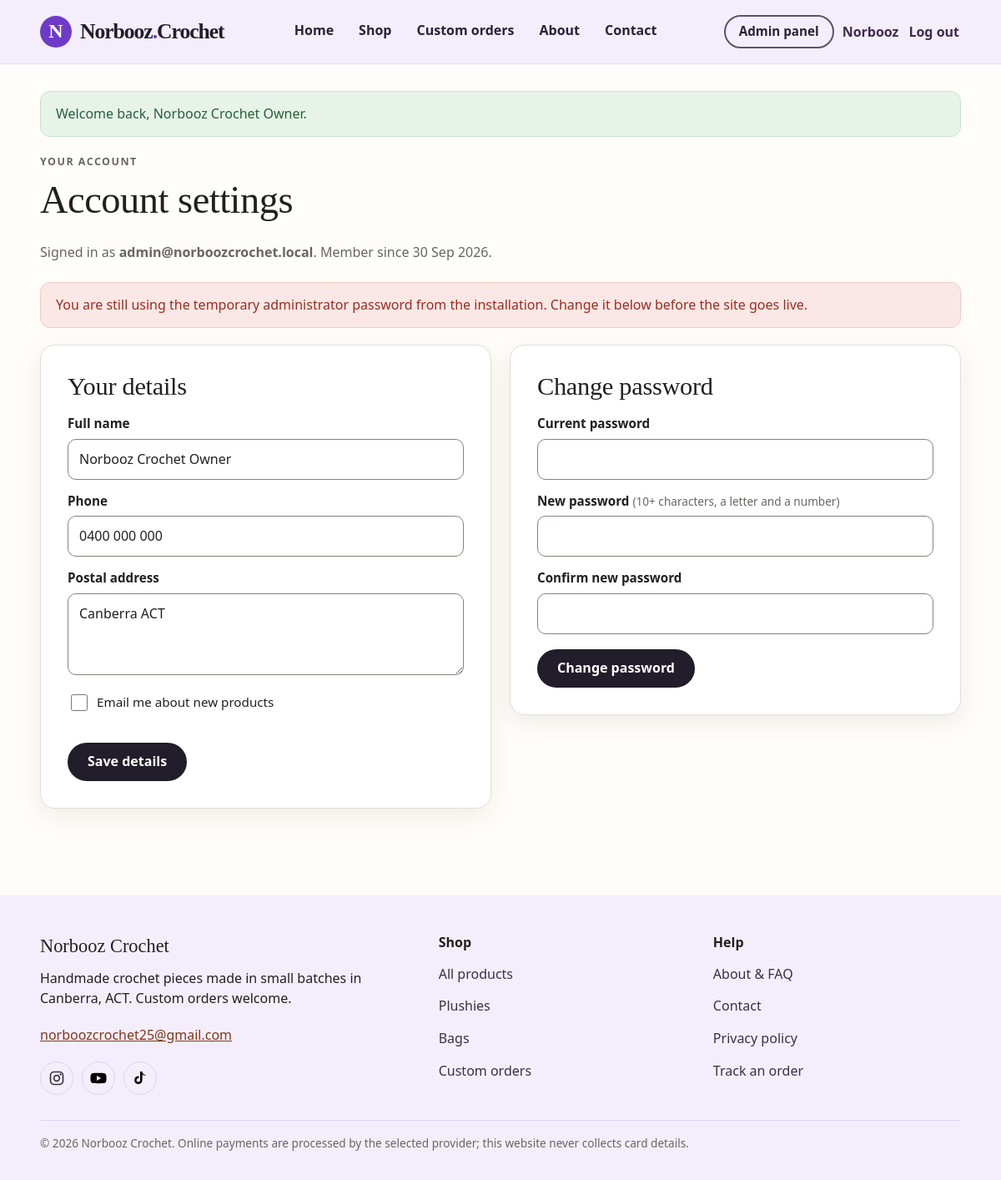
The app's page /account.php (signed in) with its own data.
### tables this page shows
CREATE TABLE users (
    user_id INT UNSIGNED AUTO_INCREMENT PRIMARY KEY,
    full_name VARCHAR(100) NOT NULL,
    email VARCHAR(190) NOT NULL UNIQUE,
    password_hash VARCHAR(255) NOT NULL,
    phone VARCHAR(30) NOT NULL,
    address VARCHAR(255) NOT NULL,
    role ENUM('customer','admin') NOT NULL DEFAULT 'customer',
    marketing_opt_in TINYINT(1) NOT NULL DEFAULT 0,
    password_changed_at DATETIME NULL,
    is_deleted TINYINT(1) NOT NULL DEFAULT 0,
    created_at TIMESTAMP NOT NULL DEFAULT CURRENT_TIMESTAMP
);

### account.php (the view, shortened to what this page needs)
<?php
require_once __DIR__ . '/config/functions.php';
$user = current_user();
$pdo = db();
$load = $pdo->prepare('SELECT user_id, full_name, email, phone, address, role, marketing_opt_in, password_hash, password_changed_at, created_at FROM users WHERE user_id = ?');
$load->execute([$user['user_id']]);
$account = $load->fetch();
$defaultAdminPassword = $account['role'] === 'admin' && $account['password_changed_at'] === null;
page_header('My account');
?>
<section class="page-heading">
    <p class="eyebrow">Your account</p>
    <h1>Account settings</h1>
    <p>Signed in as <strong><?= e($account['email']) ?></strong>. Member since <?= e(format_date($account['created_at'], false)) ?>.</p>
</section>
<?php if ($defaultAdminPassword): ?>
    <div class="alert alert-error" role="alert">You are still using the temporary administrator password from the installation. Change it below before the site goes live.</div>
<?php endif; ?>
<div class="account-grid">
    <section class="form-card" aria-labelledby="profile-heading">
        <h2 id="profile-heading">Your details</h2>
        <form method="post">
            <label for="full_name">Full name</label>
            <input id="full_name" name="full_name" maxlength="100" value="<?= e($account['full_name']) ?>" autocomplete="name" required>
            <label for="phone">Phone</label>
            <input id="phone" type="tel" name="phone" maxlength="20" value="<?= e($account['phone']) ?>" autocomplete="tel" required>
            <label for="address">Postal address</label>
            <textarea id="address" name="address" rows="3" maxlength="255" autocomplete="street-address"><?= e($account['address']) ?></textarea>
            <label class="checkbox"><input type="checkbox" name="marketing" value="1" <?= (int)$account['marketing_opt_in'] ? 'checked' : '' ?>> Email me about new products</label>
            <button class="button" type="submit">Save details</button>
        </form>
    </section>
    <section class="form-card" aria-labelledby="password-heading">
        <h2 id="password-heading">Change password</h2>
        <form method="post">
            <label for="current_password">Current password</label>
            <input id="current_password" type="password" name="current_password" autocomplete="current-password" required>
            <label for="new_password">New password <span class="hint">(10+ characters, a letter and a number)</span></label>
            <input id="new_password" type="password" name="new_password" minlength="10" maxlength="72" autocomplete="new-password" required>
            <label for="confirm_password">Confirm new password</label>
            <input id="confirm_password" type="password" name="confirm_password" minlength="10" maxlength="72" autocomplete="new-password" required>
            <button class="button" type="submit">Change password</button>
        </form>
    </section>
</div>
<?php page_footer(); ?>

### config/functions.php (shortened to what this page needs)
<?php
function e(mixed $value): string
{
    return htmlspecialchars((string)($value ?? ''), ENT_QUOTES | ENT_SUBSTITUTE, 'UTF-8');
}
function url(string $path = ''): string
{
    $base = rtrim(BASE_URL, '/');
    [$file, $query] = array_pad(explode('?', $path, 2), 2, null);
    $file = implode('/', array_map('rawurlencode', explode('/', ltrim($file, '/'))));
    return $base . '/' . $file . ($query !== null ? '?' . $query : '');
}
function current_page(): string
{
    return basename((string)($_SERVER['SCRIPT_NAME'] ?? 'index.php'));
}
function csrf_token(): string
{
    return (string)$_SESSION['csrf_token'];
}
function csrf_input(): string
{
    return '<input type="hidden" name="csrf_token" value="' . e(csrf_token()) . '">';
}
function current_user(): ?array
{
    return [
        'user_id' => (int)$_SESSION['user_id'],
        'full_name' => (string)($_SESSION['full_name'] ?? ''),
        'role' => (string)($_SESSION['role'] ?? 'customer'),
    ];
}
function render_flash(): string
{
    $html = '';
    foreach (['success', 'error', 'info'] as $type) {
        $key = 'flash_' . $type;
        if (!empty($_SESSION[$key])) {
            $html .= '<div class="alert alert-' . e($type) . '" role="' . ($type === 'error' ? 'alert' : 'status') . '">' . e($_SESSION[$key]) . '</div>';
        }
    }
    return $html;
}
function format_date(?string $value, bool $withTime = true): string
{
    $time = strtotime($value);
    return $time ? date($withTime ? 'j M Y, g:i a' : 'j M Y', $time) : '';
}
function category_url(string $category): string
{
    return url('products.php?category=' . rawurlencode($category));
}
function cart(): array
{
    $cart = $_SESSION['cart'] ?? [];
    return is_array($cart) ? $cart : [];
}
function cart_count(): int
{
    return array_sum(array_map('intval', cart()));
}
function nav_link(string $href, string $label, array $activePages = []): string
{
    $active = in_array(current_page(), $activePages ?: [basename(explode('?', $href)[0])], true);
    return '<a href="' . e(url($href)) . '"' . ($active ? ' aria-current="page"' : '') . '>' . e($label) . '</a>';
}
function page_header(string $title, string $description = ''): void
{
    $user = current_user();
    $count = cart_count();
    $styleVersion = (string)(@filemtime(APP_ROOT . '/assets/css/styles.css') ?: 1);
    echo '<!doctype html><html lang="en-AU"><head><meta charset="utf-8">';
    echo '<link rel="stylesheet" href="' . e(url('assets/css/styles.css?v=' . $styleVersion)) . '">';
    echo '</head><body><a class="skip-link" href="#main">Skip to main content</a>';
    echo '<header class="site-header"><div class="container header-inner">';
    echo '<a class="brand" href="' . e(url('index.php')) . '"><span class="brand-mark" aria-hidden="true">N</span><span class="brand-text">Norbooz<span>.</span>Crochet</span></a>';
    echo '<div class="site-menu" id="site-menu">';
    echo '<nav class="main-nav" aria-label="Main navigation">';
    echo nav_link('index.php', 'Home');
    echo nav_link('products.php', 'Shop', ['products.php', 'product.php']);
    echo nav_link('customize.php', 'Custom orders');
    echo nav_link('about.php', 'About');
    echo nav_link('contact.php', 'Contact');
    echo '</nav>';
    echo '<nav class="account-nav" aria-label="Account">';
    if ($user && $user['role'] === 'admin') {
        echo '<a class="pill" href="' . e(url('admin.php')) . '">Admin panel</a>';
    } else {
        echo '<a class="cart-link" href="' . e(url('cart.php')) . '"' . (current_page() === 'cart.php' ? ' aria-current="page"' : '') . '>Cart<span class="cart-count" aria-hidden="true">' . $count . '</span><span class="sr-only">, ' . $count . ' item' . ($count === 1 ? '' : 's') . '</span></a>';
    }
    if ($user) {
        echo '<a class="account-link" href="' . e(url('account.php')) . '" title="Account settings">' . e(explode(' ', $user['full_name'])[0] ?: 'Account') . '</a>';
        echo '<form class="inline-form" method="post" action="' . e(url('logout.php')) . '">' . csrf_input() . '<button class="link-button" type="submit">Log out</button></form>';
    } else {
        echo '<a class="pill" href="' . e(url('login.php')) . '">Log in</a>';
        echo '<a class="pill pill-dark" href="' . e(url('register.php')) . '">Register</a>';
    }
    echo '</nav></div></div></header>';
    echo '<main id="main" class="container main-content" tabindex="-1">';
    echo render_flash();
}
function page_footer(): void
{
    echo '</main><footer class="site-footer"><div class="container footer-grid">';
    echo '<div><div class="footer-brand">Norbooz Crochet</div><p>Handmade crochet pieces made in small batches in ' . e(SHOP_LOCATION) . '. Custom orders welcome.</p><p><a href="mailto:' . e(SHOP_EMAIL) . '">' . e(SHOP_EMAIL) . '</a></p><nav class="footer-socials" aria-label="Social media">';
    echo '<a href="https://www.instagram.com/norbooz.crochet?stkn=enZlYW85bngxZmJ5" target="_blank" rel="noopener noreferrer" aria-label="Instagram"><svg viewBox="0 0 24 24" aria-hidden="true" focusable="false"><rect x="3" y="3" width="18" height="18" rx="5" fill="none" stroke="currentColor" stroke-width="2"/><circle cx="12" cy="12" r="4" fill="none" stroke="currentColor" stroke-width="2"/><circle cx="17.5" cy="6.5" r="1.25"/></svg></a>';
    echo '<a href="https://youtube.com/@norbooz.crochet2026?si=jRdbv2EiNjQLVE0H" target="_blank" rel="noopener noreferrer" aria-label="YouTube"><svg viewBox="0 0 24 24" aria-hidden="true" focusable="false"><path d="M23 7.2a3 3 0 0 0-2.1-2.1C19.1 4.6 12 4.6 12 4.6s-7.1 0-8.9.5A3 3 0 0 0 1 7.2 31 31 0 0 0 .5 12a31 31 0 0 0 .5 4.8 3 3 0 0 0 2.1 2.1c1.8.5 8.9.5 8.9.5s7.1 0 8.9-.5a3 3 0 0 0 2.1-2.1 31 31 0 0 0 .5-4.8 31 31 0 0 0-.5-4.8ZM9.6 15.6V8.4l6.2 3.6-6.2 3.6Z"/></svg></a>';
    echo '<a href="https://www.tiktok.com/@norbooz.crochet?_r=1&amp;_t=ZS-9A9sQQTiiNW" target="_blank" rel="noopener noreferrer" aria-label="TikTok"><svg viewBox="0 0 24 24" aria-hidden="true" focusable="false"><path d="M19.6 8.1a7.1 7.1 0 0 1-4.5-1.6v8.2a5.7 5.7 0 1 1-5-5.6v3.2a2.6 2.6 0 1 0 1.9 2.5V2.5h3.1c.2 2.5 1.9 4.5 4.5 4.8v.8Z"/></svg></a>';
    echo '</nav></div>';
    echo '<div><strong>Shop</strong><div class="footer-links"><a href="' . e(url('products.php')) . '">All products</a><a href="' . e(category_url('Plushies')) . '">Plushies</a><a href="' . e(category_url('Bags')) . '">Bags</a><a href="' . e(url('customize.php')) . '">Custom orders</a></div></div>';
    echo '<div><strong>Help</strong><div class="footer-links"><a href="' . e(url('about.php')) . '">About &amp; FAQ</a><a href="' . e(url('contact.php')) . '">Contact</a><a href="' . e(url('privacy.php')) . '">Privacy policy</a><a href="' . e(url('my_orders.php')) . '">Track an order</a></div></div>';
    echo '</div><div class="container footer-bottom"><p>&copy; ' . date('Y') . ' Norbooz Crochet. Online payments are processed by the selected provider; this website never collects card details.</p></div>';
    echo '</footer></body></html>';
}

### records on screen
users: full_name "Norbooz", email "admin@norboozcrochet.local", created_at "30 Sep 2026", full_name "Norbooz Crochet Owner", phone "0400 000 000", address "Canberra ACT"

### other values on screen
$label "Home Shop Custom orders About Contact"
$_SESSION[$key] "Welcome back, Norbooz Crochet Owner."
SHOP_LOCATION "Canberra, ACT"
SHOP_EMAIL "norboozcrochet25@gmail.com"
